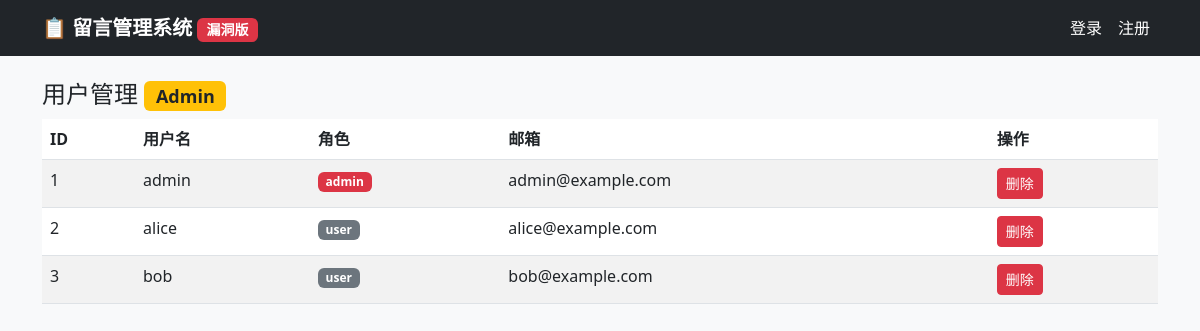
Screenshot of /admin/users with the database file from the repository.
### tables this page shows
CREATE TABLE users (
            id INTEGER PRIMARY KEY AUTOINCREMENT,
            username TEXT UNIQUE NOT NULL,
            password TEXT NOT NULL,
            role TEXT NOT NULL DEFAULT 'user',
            email TEXT,
            avatar TEXT
        );

### app/vulnerable/app.py (the view)
@app.route("/admin/users")
def admin_users():
    db = get_db()
    users = db.execute("SELECT * FROM users").fetchall()
    return render_template("admin_users.html", users=users, mode="vulnerable")

### app/vulnerable/app.py (called while the page is built)
def get_db():
    if "db" not in g:
        g.db = sqlite3.connect(DB_PATH)
        g.db.row_factory = sqlite3.Row
    return g.db

### shared/templates/admin_users.html (shortened to what this page needs)
{% extends "base.html" %}
{% block content %}
<h4>用户管理 <span class="badge bg-warning text-dark">Admin</span></h4>
<table class="table table-striped">
  <thead><tr><th>ID</th><th>用户名</th><th>角色</th><th>邮箱</th><th>操作</th></tr></thead>
  <tbody>
    {% for u in users %}
    <tr>
      <td>{{ u.id }}</td>
      <td>{{ u.username }}</td>
      <td><span class="badge bg-{{ 'danger' if u.role == 'admin' else 'secondary' }}">{{ u.role }}</span></td>
      <td>{{ u.email }}</td>
      <td>
        <form method="POST" action="/admin/users/delete" style="display:inline">
          <button type="submit" class="btn btn-sm btn-danger"
            onclick="return confirm('确认删除？')">删除</button>
        </form>
      </td>
    </tr>
    {% endfor %}
  </tbody>
</table>
{% endblock %}

### shared/templates/base.html (style rules this page uses)
body { background: #f8f9fa; }

### rows the page displays
users: id "1", username "admin", role "admin", email "admin@example.com"
users: id "2", username "alice", role "user", email "alice@example.com"
users: id "3", username "bob", role "user", email "bob@example.com"
